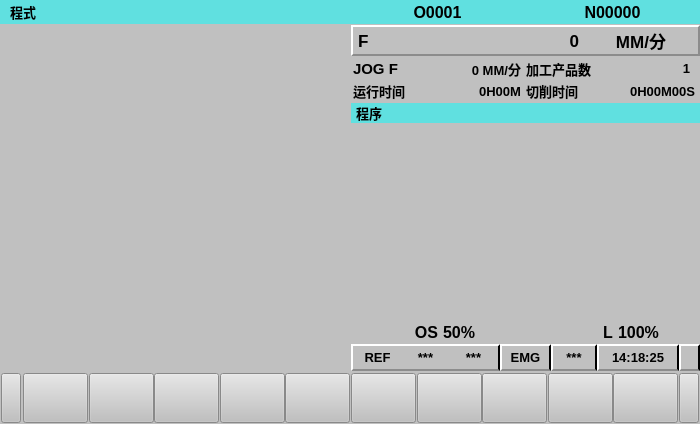
<?xml version="1.0" encoding="UTF-8"?>
<ui version="4.0">
 <class>Form</class>
 <widget class="QWidget" name="Form">
  <property name="geometry">
   <rect>
    <x>0</x>
    <y>0</y>
    <width>700</width>
    <height>424</height>
   </rect>
  </property>
  <property name="minimumSize">
   <size>
    <width>700</width>
    <height>424</height>
   </size>
  </property>
  <property name="maximumSize">
   <size>
    <width>700</width>
    <height>424</height>
   </size>
  </property>
  <property name="windowTitle">
   <string>Form</string>
  </property>
  <property name="styleSheet">
   <string notr="true">background-color: rgb(192, 192, 192);</string>
  </property>
  <layout class="QVBoxLayout" name="verticalLayout" stretch="5,71,10">
   <property name="spacing">
    <number>1</number>
   </property>
   <property name="leftMargin">
    <number>0</number>
   </property>
   <property name="topMargin">
    <number>0</number>
   </property>
   <property name="rightMargin">
    <number>0</number>
   </property>
   <property name="bottomMargin">
    <number>0</number>
   </property>
   <item>
    <widget class="QWidget" name="widget" native="true">
     <property name="styleSheet">
      <string notr="true">background-color: rgb(96, 224, 224);</string>
     </property>
     <layout class="QHBoxLayout" name="horizontalLayout" stretch="1,1,1,1">
      <property name="spacing">
       <number>0</number>
      </property>
      <property name="leftMargin">
       <number>0</number>
      </property>
      <property name="topMargin">
       <number>0</number>
      </property>
      <property name="rightMargin">
       <number>0</number>
      </property>
      <property name="bottomMargin">
       <number>0</number>
      </property>
      <item>
       <widget class="QLabel" name="label">
        <property name="font">
         <font>
          <pointsize>10</pointsize>
          <weight>75</weight>
          <bold>true</bold>
         </font>
        </property>
        <property name="styleSheet">
         <string notr="true"/>
        </property>
        <property name="text">
         <string>程式</string>
        </property>
        <property name="indent">
         <number>10</number>
        </property>
       </widget>
      </item>
      <item>
       <widget class="QLabel" name="label_2">
        <property name="styleSheet">
         <string notr="true"/>
        </property>
        <property name="text">
         <string/>
        </property>
       </widget>
      </item>
      <item>
       <widget class="QLabel" name="Lab_File_Name">
        <property name="font">
         <font>
          <pointsize>12</pointsize>
          <weight>75</weight>
          <bold>true</bold>
         </font>
        </property>
        <property name="styleSheet">
         <string notr="true"/>
        </property>
        <property name="text">
         <string>O0001</string>
        </property>
        <property name="alignment">
         <set>Qt::AlignCenter</set>
        </property>
       </widget>
      </item>
      <item>
       <widget class="QLabel" name="Lab_LineNum">
        <property name="font">
         <font>
          <pointsize>12</pointsize>
          <weight>75</weight>
          <bold>true</bold>
         </font>
        </property>
        <property name="styleSheet">
         <string notr="true"/>
        </property>
        <property name="text">
         <string>N00000</string>
        </property>
        <property name="alignment">
         <set>Qt::AlignCenter</set>
        </property>
       </widget>
      </item>
     </layout>
    </widget>
   </item>
   <item>
    <widget class="QWidget" name="widget_2" native="true">
     <property name="styleSheet">
      <string notr="true"/>
     </property>
     <layout class="QGridLayout" name="gridLayout" rowstretch="3,2" columnstretch="1,1">
      <property name="leftMargin">
       <number>0</number>
      </property>
      <property name="topMargin">
       <number>0</number>
      </property>
      <property name="rightMargin">
       <number>0</number>
      </property>
      <property name="bottomMargin">
       <number>0</number>
      </property>
      <property name="spacing">
       <number>1</number>
      </property>
      <item row="0" column="0">
       <widget class="QWidget" name="window_position" native="true">
        <property name="styleSheet">
         <string notr="true"/>
        </property>
       </widget>
      </item>
      <item row="0" column="1" rowspan="2">
       <widget class="QWidget" name="widget_4" native="true">
        <property name="styleSheet">
         <string notr="true"/>
        </property>
        <layout class="QVBoxLayout" name="verticalLayout_2" stretch="7,10,44,10,6">
         <property name="spacing">
          <number>1</number>
         </property>
         <property name="leftMargin">
          <number>0</number>
         </property>
         <property name="topMargin">
          <number>0</number>
         </property>
         <property name="rightMargin">
          <number>0</number>
         </property>
         <property name="bottomMargin">
          <number>0</number>
         </property>
         <item>
          <widget class="QWidget" name="widget_7" native="true">
           <property name="styleSheet">
            <string notr="true"/>
           </property>
           <layout class="QHBoxLayout" name="horizontalLayout_3" stretch="1,1,1">
            <property name="spacing">
             <number>0</number>
            </property>
            <property name="leftMargin">
             <number>0</number>
            </property>
            <property name="topMargin">
             <number>0</number>
            </property>
            <property name="rightMargin">
             <number>0</number>
            </property>
            <property name="bottomMargin">
             <number>0</number>
            </property>
            <item>
             <widget class="QLabel" name="label_5">
              <property name="font">
               <font>
                <pointsize>13</pointsize>
                <weight>75</weight>
                <bold>true</bold>
               </font>
              </property>
              <property name="styleSheet">
               <string notr="true">border-left: 2px solid white;
border-top: 2px solid white;
border-bottom: 2px solid rgb(140,140,140);</string>
              </property>
              <property name="text">
               <string>F</string>
              </property>
              <property name="indent">
               <number>5</number>
              </property>
             </widget>
            </item>
            <item>
             <widget class="QLabel" name="Lab_Auto_FSpeed">
              <property name="font">
               <font>
                <pointsize>13</pointsize>
                <weight>75</weight>
                <bold>true</bold>
               </font>
              </property>
              <property name="styleSheet">
               <string notr="true">border-top: 2px solid white;
border-bottom: 2px solid rgb(140,140,140);</string>
              </property>
              <property name="text">
               <string>0</string>
              </property>
              <property name="alignment">
               <set>Qt::AlignRight|Qt::AlignTrailing|Qt::AlignVCenter</set>
              </property>
              <property name="indent">
               <number>5</number>
              </property>
             </widget>
            </item>
            <item>
             <widget class="QLabel" name="label_7">
              <property name="font">
               <font>
                <pointsize>13</pointsize>
                <weight>75</weight>
                <bold>true</bold>
               </font>
              </property>
              <property name="styleSheet">
               <string notr="true">border-right: 2px solid rgb(140,140,140);
border-top: 2px solid white;
border-bottom: 2px solid rgb(140,140,140);</string>
              </property>
              <property name="text">
               <string>MM/分</string>
              </property>
              <property name="alignment">
               <set>Qt::AlignCenter</set>
              </property>
             </widget>
            </item>
           </layout>
          </widget>
         </item>
         <item>
          <widget class="QWidget" name="widget_8" native="true">
           <property name="styleSheet">
            <string notr="true"/>
           </property>
           <layout class="QGridLayout" name="gridLayout_2" rowstretch="1,1" columnstretch="1,1,1,1">
            <property name="leftMargin">
             <number>0</number>
            </property>
            <property name="topMargin">
             <number>0</number>
            </property>
            <property name="rightMargin">
             <number>0</number>
            </property>
            <property name="bottomMargin">
             <number>0</number>
            </property>
            <property name="spacing">
             <number>0</number>
            </property>
            <item row="0" column="0">
             <widget class="QLabel" name="label_8">
              <property name="font">
               <font>
                <pointsize>11</pointsize>
                <weight>75</weight>
                <bold>true</bold>
               </font>
              </property>
              <property name="styleSheet">
               <string notr="true"/>
              </property>
              <property name="text">
               <string>JOG F</string>
              </property>
              <property name="indent">
               <number>2</number>
              </property>
             </widget>
            </item>
            <item row="0" column="1">
             <widget class="QLabel" name="Lab_FSpeed">
              <property name="font">
               <font>
                <pointsize>10</pointsize>
                <weight>75</weight>
                <bold>true</bold>
               </font>
              </property>
              <property name="styleSheet">
               <string notr="true"/>
              </property>
              <property name="text">
               <string>0 MM/分</string>
              </property>
              <property name="alignment">
               <set>Qt::AlignRight|Qt::AlignTrailing|Qt::AlignVCenter</set>
              </property>
              <property name="indent">
               <number>5</number>
              </property>
             </widget>
            </item>
            <item row="0" column="2">
             <widget class="QLabel" name="label_12">
              <property name="font">
               <font>
                <pointsize>10</pointsize>
                <weight>75</weight>
                <bold>true</bold>
               </font>
              </property>
              <property name="styleSheet">
               <string notr="true"/>
              </property>
              <property name="text">
               <string>加工产品数</string>
              </property>
             </widget>
            </item>
            <item row="0" column="3">
             <widget class="QLabel" name="Lab_Num">
              <property name="font">
               <font>
                <pointsize>10</pointsize>
                <weight>75</weight>
                <bold>true</bold>
               </font>
              </property>
              <property name="styleSheet">
               <string notr="true"/>
              </property>
              <property name="text">
               <string>1</string>
              </property>
              <property name="alignment">
               <set>Qt::AlignRight|Qt::AlignTrailing|Qt::AlignVCenter</set>
              </property>
              <property name="indent">
               <number>10</number>
              </property>
             </widget>
            </item>
            <item row="1" column="0">
             <widget class="QLabel" name="label_9">
              <property name="font">
               <font>
                <pointsize>10</pointsize>
                <weight>75</weight>
                <bold>true</bold>
               </font>
              </property>
              <property name="styleSheet">
               <string notr="true"/>
              </property>
              <property name="text">
               <string>运行时间</string>
              </property>
              <property name="indent">
               <number>2</number>
              </property>
             </widget>
            </item>
            <item row="1" column="1">
             <widget class="QLabel" name="Lab_Time_Run">
              <property name="font">
               <font>
                <pointsize>10</pointsize>
                <weight>75</weight>
                <bold>true</bold>
               </font>
              </property>
              <property name="styleSheet">
               <string notr="true"/>
              </property>
              <property name="text">
               <string>0H00M</string>
              </property>
              <property name="alignment">
               <set>Qt::AlignRight|Qt::AlignTrailing|Qt::AlignVCenter</set>
              </property>
              <property name="indent">
               <number>5</number>
              </property>
             </widget>
            </item>
            <item row="1" column="2">
             <widget class="QLabel" name="label_13">
              <property name="font">
               <font>
                <pointsize>10</pointsize>
                <weight>75</weight>
                <bold>true</bold>
               </font>
              </property>
              <property name="styleSheet">
               <string notr="true"/>
              </property>
              <property name="text">
               <string>切削时间</string>
              </property>
             </widget>
            </item>
            <item row="1" column="3">
             <widget class="QLabel" name="Lab_Time_Cut">
              <property name="font">
               <font>
                <pointsize>10</pointsize>
                <weight>75</weight>
                <bold>true</bold>
               </font>
              </property>
              <property name="styleSheet">
               <string notr="true"/>
              </property>
              <property name="text">
               <string>0H00M00S</string>
              </property>
              <property name="alignment">
               <set>Qt::AlignRight|Qt::AlignTrailing|Qt::AlignVCenter</set>
              </property>
              <property name="indent">
               <number>5</number>
              </property>
             </widget>
            </item>
           </layout>
          </widget>
         </item>
         <item>
          <widget class="QWidget" name="widget_9" native="true">
           <property name="styleSheet">
            <string notr="true"/>
           </property>
           <layout class="QVBoxLayout" name="verticalLayout_3" stretch="1,9">
            <property name="spacing">
             <number>0</number>
            </property>
            <property name="leftMargin">
             <number>0</number>
            </property>
            <property name="topMargin">
             <number>0</number>
            </property>
            <property name="rightMargin">
             <number>0</number>
            </property>
            <property name="bottomMargin">
             <number>0</number>
            </property>
            <item>
             <widget class="QWidget" name="widget_5" native="true">
              <property name="styleSheet">
               <string notr="true">background-color: rgb(96, 224, 224);</string>
              </property>
              <layout class="QVBoxLayout" name="verticalLayout_4">
               <property name="spacing">
                <number>0</number>
               </property>
               <property name="leftMargin">
                <number>0</number>
               </property>
               <property name="topMargin">
                <number>0</number>
               </property>
               <property name="rightMargin">
                <number>0</number>
               </property>
               <property name="bottomMargin">
                <number>0</number>
               </property>
               <item>
                <widget class="QLabel" name="label_3">
                 <property name="font">
                  <font>
                   <pointsize>10</pointsize>
                   <weight>75</weight>
                   <bold>true</bold>
                  </font>
                 </property>
                 <property name="styleSheet">
                  <string notr="true">background-color: rgb(96, 224, 224);</string>
                 </property>
                 <property name="text">
                  <string>程序</string>
                 </property>
                 <property name="indent">
                  <number>5</number>
                 </property>
                </widget>
               </item>
              </layout>
             </widget>
            </item>
            <item>
             <widget class="QWidget" name="programwindow" native="true">
              <property name="styleSheet">
               <string notr="true"/>
              </property>
             </widget>
            </item>
           </layout>
          </widget>
         </item>
         <item>
          <widget class="QWidget" name="widget_10" native="true">
           <property name="styleSheet">
            <string notr="true"/>
           </property>
           <layout class="QGridLayout" name="gridLayout_3" rowstretch="1,1" columnstretch="1,1,1,1">
            <property name="leftMargin">
             <number>0</number>
            </property>
            <property name="topMargin">
             <number>0</number>
            </property>
            <property name="rightMargin">
             <number>0</number>
            </property>
            <property name="bottomMargin">
             <number>0</number>
            </property>
            <property name="spacing">
             <number>0</number>
            </property>
            <item row="0" column="0" colspan="4">
             <widget class="QLabel" name="label_6">
              <property name="styleSheet">
               <string notr="true"/>
              </property>
              <property name="text">
               <string/>
              </property>
             </widget>
            </item>
            <item row="1" column="0">
             <widget class="QLabel" name="label_10">
              <property name="font">
               <font>
                <pointsize>12</pointsize>
                <weight>75</weight>
                <bold>true</bold>
               </font>
              </property>
              <property name="styleSheet">
               <string notr="true"/>
              </property>
              <property name="text">
               <string>OS</string>
              </property>
              <property name="alignment">
               <set>Qt::AlignRight|Qt::AlignTrailing|Qt::AlignVCenter</set>
              </property>
             </widget>
            </item>
            <item row="1" column="1">
             <widget class="QLabel" name="Lab_OSper">
              <property name="font">
               <font>
                <pointsize>12</pointsize>
                <weight>75</weight>
                <bold>true</bold>
               </font>
              </property>
              <property name="styleSheet">
               <string notr="true"/>
              </property>
              <property name="text">
               <string>50%</string>
              </property>
              <property name="indent">
               <number>5</number>
              </property>
             </widget>
            </item>
            <item row="1" column="2">
             <widget class="QLabel" name="label_11">
              <property name="font">
               <font>
                <pointsize>12</pointsize>
                <weight>75</weight>
                <bold>true</bold>
               </font>
              </property>
              <property name="styleSheet">
               <string notr="true"/>
              </property>
              <property name="text">
               <string>L</string>
              </property>
              <property name="alignment">
               <set>Qt::AlignRight|Qt::AlignTrailing|Qt::AlignVCenter</set>
              </property>
             </widget>
            </item>
            <item row="1" column="3">
             <widget class="QLabel" name="Lab_Lper">
              <property name="font">
               <font>
                <pointsize>12</pointsize>
                <weight>75</weight>
                <bold>true</bold>
               </font>
              </property>
              <property name="styleSheet">
               <string notr="true"/>
              </property>
              <property name="text">
               <string>100%</string>
              </property>
              <property name="indent">
               <number>5</number>
              </property>
             </widget>
            </item>
           </layout>
          </widget>
         </item>
         <item>
          <widget class="QWidget" name="widget_11" native="true">
           <property name="styleSheet">
            <string notr="true"/>
           </property>
           <layout class="QHBoxLayout" name="horizontalLayout_4" stretch="10,9,10,10,9,16,4">
            <property name="spacing">
             <number>0</number>
            </property>
            <property name="leftMargin">
             <number>0</number>
            </property>
            <property name="topMargin">
             <number>0</number>
            </property>
            <property name="rightMargin">
             <number>0</number>
            </property>
            <property name="bottomMargin">
             <number>0</number>
            </property>
            <item>
             <widget class="QLabel" name="Lab_Mode">
              <property name="minimumSize">
               <size>
                <width>0</width>
                <height>0</height>
               </size>
              </property>
              <property name="maximumSize">
               <size>
                <width>16777215</width>
                <height>16777215</height>
               </size>
              </property>
              <property name="font">
               <font>
                <pointsize>10</pointsize>
                <weight>75</weight>
                <bold>true</bold>
               </font>
              </property>
              <property name="styleSheet">
               <string notr="true">border-left: 2px solid white;
border-top: 2px solid white;
border-bottom: 2px solid rgb(140,140,140);</string>
              </property>
              <property name="text">
               <string>REF</string>
              </property>
              <property name="alignment">
               <set>Qt::AlignCenter</set>
              </property>
             </widget>
            </item>
            <item>
             <widget class="QLabel" name="label_15">
              <property name="minimumSize">
               <size>
                <width>0</width>
                <height>0</height>
               </size>
              </property>
              <property name="maximumSize">
               <size>
                <width>16777215</width>
                <height>16777215</height>
               </size>
              </property>
              <property name="font">
               <font>
                <pointsize>10</pointsize>
                <weight>75</weight>
                <bold>true</bold>
               </font>
              </property>
              <property name="styleSheet">
               <string notr="true">border-top: 2px solid white;
border-bottom: 2px solid rgb(140,140,140);</string>
              </property>
              <property name="text">
               <string>***</string>
              </property>
              <property name="alignment">
               <set>Qt::AlignCenter</set>
              </property>
             </widget>
            </item>
            <item>
             <widget class="QLabel" name="label_16">
              <property name="minimumSize">
               <size>
                <width>0</width>
                <height>0</height>
               </size>
              </property>
              <property name="maximumSize">
               <size>
                <width>16777215</width>
                <height>16777215</height>
               </size>
              </property>
              <property name="font">
               <font>
                <pointsize>10</pointsize>
                <weight>75</weight>
                <bold>true</bold>
               </font>
              </property>
              <property name="styleSheet">
               <string notr="true">border-top: 2px solid white;
border-right: 2px solid black;
border-bottom: 2px solid rgb(140,140,140);</string>
              </property>
              <property name="text">
               <string>***</string>
              </property>
              <property name="alignment">
               <set>Qt::AlignCenter</set>
              </property>
             </widget>
            </item>
            <item>
             <widget class="QLabel" name="Lab_EMG">
              <property name="minimumSize">
               <size>
                <width>0</width>
                <height>0</height>
               </size>
              </property>
              <property name="maximumSize">
               <size>
                <width>16777215</width>
                <height>16777215</height>
               </size>
              </property>
              <property name="font">
               <font>
                <pointsize>10</pointsize>
                <weight>75</weight>
                <bold>true</bold>
               </font>
              </property>
              <property name="styleSheet">
               <string notr="true">border-top: 2px solid white;
border-left: 2px solid white;
border-right: 2px solid black;
border-bottom: 2px solid rgb(140,140,140);</string>
              </property>
              <property name="text">
               <string>EMG</string>
              </property>
              <property name="alignment">
               <set>Qt::AlignCenter</set>
              </property>
             </widget>
            </item>
            <item>
             <widget class="QLabel" name="Lab_ALM">
              <property name="minimumSize">
               <size>
                <width>0</width>
                <height>0</height>
               </size>
              </property>
              <property name="maximumSize">
               <size>
                <width>16777215</width>
                <height>16777215</height>
               </size>
              </property>
              <property name="font">
               <font>
                <pointsize>10</pointsize>
                <weight>75</weight>
                <bold>true</bold>
               </font>
              </property>
              <property name="styleSheet">
               <string notr="true">border-left: 2px solid white;
border-top: 2px solid white;
border-right: 2px solid black;
border-bottom: 2px solid rgb(140,140,140);</string>
              </property>
              <property name="text">
               <string>***</string>
              </property>
              <property name="alignment">
               <set>Qt::AlignCenter</set>
              </property>
             </widget>
            </item>
            <item>
             <widget class="QLabel" name="Lab_Date">
              <property name="minimumSize">
               <size>
                <width>0</width>
                <height>0</height>
               </size>
              </property>
              <property name="maximumSize">
               <size>
                <width>16777215</width>
                <height>16777215</height>
               </size>
              </property>
              <property name="font">
               <font>
                <pointsize>10</pointsize>
                <weight>75</weight>
                <bold>true</bold>
               </font>
              </property>
              <property name="styleSheet">
               <string notr="true">border-left: 2px solid white;
border-top: 2px solid white;
border-right: 2px solid black;
border-bottom: 2px solid rgb(140,140,140);</string>
              </property>
              <property name="text">
               <string>14:18:25</string>
              </property>
              <property name="alignment">
               <set>Qt::AlignCenter</set>
              </property>
             </widget>
            </item>
            <item>
             <widget class="QLabel" name="label_20">
              <property name="minimumSize">
               <size>
                <width>0</width>
                <height>0</height>
               </size>
              </property>
              <property name="maximumSize">
               <size>
                <width>16777215</width>
                <height>16777215</height>
               </size>
              </property>
              <property name="font">
               <font>
                <pointsize>10</pointsize>
                <weight>75</weight>
                <bold>true</bold>
               </font>
              </property>
              <property name="styleSheet">
               <string notr="true">border-left: 2px solid white;
border-top: 2px solid white;
border-right: 2px solid black;
border-bottom: 2px solid rgb(140,140,140);</string>
              </property>
              <property name="text">
               <string/>
              </property>
             </widget>
            </item>
           </layout>
          </widget>
         </item>
        </layout>
       </widget>
      </item>
      <item row="1" column="0">
       <widget class="QWidget" name="Lab_Modal" native="true">
        <property name="styleSheet">
         <string notr="true"/>
        </property>
       </widget>
      </item>
     </layout>
    </widget>
   </item>
   <item>
    <widget class="QWidget" name="widget_3" native="true">
     <property name="styleSheet">
      <string notr="true"/>
     </property>
     <layout class="QHBoxLayout" name="horizontalLayout_2">
      <property name="spacing">
       <number>2</number>
      </property>
      <property name="leftMargin">
       <number>1</number>
      </property>
      <property name="topMargin">
       <number>1</number>
      </property>
      <property name="rightMargin">
       <number>1</number>
      </property>
      <property name="bottomMargin">
       <number>1</number>
      </property>
      <item>
       <widget class="QPushButton" name="Btn_BACK">
        <property name="minimumSize">
         <size>
          <width>20</width>
          <height>50</height>
         </size>
        </property>
        <property name="maximumSize">
         <size>
          <width>20</width>
          <height>50</height>
         </size>
        </property>
        <property name="font">
         <font>
          <pointsize>13</pointsize>
          <weight>75</weight>
          <bold>true</bold>
         </font>
        </property>
        <property name="styleSheet">
         <string notr="true">color: rgb(3, 255, 255);</string>
        </property>
        <property name="text">
         <string/>
        </property>
       </widget>
      </item>
      <item>
       <widget class="CRTSoftBtn" name="Btn_One">
        <property name="minimumSize">
         <size>
          <width>65</width>
          <height>50</height>
         </size>
        </property>
        <property name="maximumSize">
         <size>
          <width>65</width>
          <height>50</height>
         </size>
        </property>
        <property name="styleSheet">
         <string notr="true"/>
        </property>
        <property name="text">
         <string/>
        </property>
        <property name="checkable">
         <bool>true</bool>
        </property>
       </widget>
      </item>
      <item>
       <widget class="CRTSoftBtn" name="Btn_Two">
        <property name="minimumSize">
         <size>
          <width>65</width>
          <height>50</height>
         </size>
        </property>
        <property name="maximumSize">
         <size>
          <width>65</width>
          <height>50</height>
         </size>
        </property>
        <property name="styleSheet">
         <string notr="true"/>
        </property>
        <property name="text">
         <string/>
        </property>
        <property name="checkable">
         <bool>true</bool>
        </property>
       </widget>
      </item>
      <item>
       <widget class="CRTSoftBtn" name="Btn_Three">
        <property name="minimumSize">
         <size>
          <width>65</width>
          <height>50</height>
         </size>
        </property>
        <property name="maximumSize">
         <size>
          <width>65</width>
          <height>50</height>
         </size>
        </property>
        <property name="styleSheet">
         <string notr="true"/>
        </property>
        <property name="text">
         <string/>
        </property>
        <property name="checkable">
         <bool>true</bool>
        </property>
       </widget>
      </item>
      <item>
       <widget class="CRTSoftBtn" name="Btn_Four">
        <property name="minimumSize">
         <size>
          <width>65</width>
          <height>50</height>
         </size>
        </property>
        <property name="maximumSize">
         <size>
          <width>65</width>
          <height>50</height>
         </size>
        </property>
        <property name="styleSheet">
         <string notr="true"/>
        </property>
        <property name="text">
         <string/>
        </property>
        <property name="checkable">
         <bool>true</bool>
        </property>
       </widget>
      </item>
      <item>
       <widget class="CRTSoftBtn" name="Btn_Five">
        <property name="minimumSize">
         <size>
          <width>65</width>
          <height>50</height>
         </size>
        </property>
        <property name="maximumSize">
         <size>
          <width>65</width>
          <height>50</height>
         </size>
        </property>
        <property name="styleSheet">
         <string notr="true"/>
        </property>
        <property name="text">
         <string/>
        </property>
        <property name="checkable">
         <bool>true</bool>
        </property>
       </widget>
      </item>
      <item>
       <widget class="CRTSoftBtn" name="Btn_Six">
        <property name="minimumSize">
         <size>
          <width>65</width>
          <height>50</height>
         </size>
        </property>
        <property name="maximumSize">
         <size>
          <width>65</width>
          <height>50</height>
         </size>
        </property>
        <property name="styleSheet">
         <string notr="true"/>
        </property>
        <property name="text">
         <string/>
        </property>
        <property name="checkable">
         <bool>true</bool>
        </property>
       </widget>
      </item>
      <item>
       <widget class="CRTSoftBtn" name="Btn_Seven">
        <property name="minimumSize">
         <size>
          <width>65</width>
          <height>50</height>
         </size>
        </property>
        <property name="maximumSize">
         <size>
          <width>65</width>
          <height>50</height>
         </size>
        </property>
        <property name="styleSheet">
         <string notr="true"/>
        </property>
        <property name="text">
         <string/>
        </property>
        <property name="checkable">
         <bool>true</bool>
        </property>
       </widget>
      </item>
      <item>
       <widget class="CRTSoftBtn" name="Btn_Eight">
        <property name="minimumSize">
         <size>
          <width>65</width>
          <height>50</height>
         </size>
        </property>
        <property name="maximumSize">
         <size>
          <width>65</width>
          <height>50</height>
         </size>
        </property>
        <property name="styleSheet">
         <string notr="true"/>
        </property>
        <property name="text">
         <string/>
        </property>
        <property name="checkable">
         <bool>true</bool>
        </property>
       </widget>
      </item>
      <item>
       <widget class="CRTSoftBtn" name="Btn_Nine">
        <property name="minimumSize">
         <size>
          <width>65</width>
          <height>50</height>
         </size>
        </property>
        <property name="maximumSize">
         <size>
          <width>65</width>
          <height>50</height>
         </size>
        </property>
        <property name="styleSheet">
         <string notr="true"/>
        </property>
        <property name="text">
         <string/>
        </property>
        <property name="checkable">
         <bool>true</bool>
        </property>
       </widget>
      </item>
      <item>
       <widget class="CRTSoftBtn" name="Btn_Ten">
        <property name="minimumSize">
         <size>
          <width>65</width>
          <height>50</height>
         </size>
        </property>
        <property name="maximumSize">
         <size>
          <width>65</width>
          <height>50</height>
         </size>
        </property>
        <property name="styleSheet">
         <string notr="true"/>
        </property>
        <property name="text">
         <string/>
        </property>
        <property name="checkable">
         <bool>true</bool>
        </property>
       </widget>
      </item>
      <item>
       <widget class="QPushButton" name="Btn_GO">
        <property name="minimumSize">
         <size>
          <width>20</width>
          <height>50</height>
         </size>
        </property>
        <property name="maximumSize">
         <size>
          <width>20</width>
          <height>50</height>
         </size>
        </property>
        <property name="font">
         <font>
          <pointsize>13</pointsize>
          <weight>75</weight>
          <bold>true</bold>
         </font>
        </property>
        <property name="styleSheet">
         <string notr="true">color: rgb(3, 255, 255);</string>
        </property>
        <property name="text">
         <string/>
        </property>
       </widget>
      </item>
     </layout>
    </widget>
   </item>
  </layout>
 </widget>
 <customwidgets>
  <customwidget>
   <class>CRTSoftBtn</class>
   <extends>QPushButton</extends>
   <header>CRT_Soft_Btn</header>
  </customwidget>
 </customwidgets>
 <resources/>
 <connections/>
</ui>
